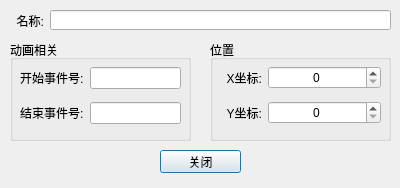
<?xml version="1.0" encoding="UTF-8"?>
<ui version="4.0">
 <class>CXAnimatePolylinePropterty</class>
 <widget class="QDialog" name="CXAnimatePolylinePropterty">
  <property name="geometry">
   <rect>
    <x>0</x>
    <y>0</y>
    <width>400</width>
    <height>188</height>
   </rect>
  </property>
  <property name="sizePolicy">
   <sizepolicy hsizetype="Fixed" vsizetype="Fixed">
    <horstretch>0</horstretch>
    <verstretch>0</verstretch>
   </sizepolicy>
  </property>
  <property name="minimumSize">
   <size>
    <width>400</width>
    <height>188</height>
   </size>
  </property>
  <property name="maximumSize">
   <size>
    <width>400</width>
    <height>188</height>
   </size>
  </property>
  <property name="windowTitle">
   <string>编辑属性</string>
  </property>
  <widget class="QLabel" name="nameLabel">
   <property name="geometry">
    <rect>
     <x>2</x>
     <y>10</y>
     <width>42</width>
     <height>21</height>
    </rect>
   </property>
   <property name="sizePolicy">
    <sizepolicy hsizetype="Fixed" vsizetype="Preferred">
     <horstretch>0</horstretch>
     <verstretch>0</verstretch>
    </sizepolicy>
   </property>
   <property name="minimumSize">
    <size>
     <width>42</width>
     <height>0</height>
    </size>
   </property>
   <property name="text">
    <string>名称:</string>
   </property>
   <property name="alignment">
    <set>Qt::AlignRight|Qt::AlignTrailing|Qt::AlignVCenter</set>
   </property>
  </widget>
  <widget class="QLineEdit" name="lineEdit_Name">
   <property name="geometry">
    <rect>
     <x>50</x>
     <y>10</y>
     <width>341</width>
     <height>20</height>
    </rect>
   </property>
  </widget>
  <widget class="QGroupBox" name="groupBox_2">
   <property name="geometry">
    <rect>
     <x>10</x>
     <y>40</y>
     <width>181</width>
     <height>101</height>
    </rect>
   </property>
   <property name="title">
    <string>动画相关</string>
   </property>
   <widget class="QWidget" name="layoutWidget">
    <property name="geometry">
     <rect>
      <x>10</x>
      <y>20</y>
      <width>161</width>
      <height>71</height>
     </rect>
    </property>
    <layout class="QGridLayout" name="gridLayout_2">
     <item row="0" column="0">
      <widget class="QLabel" name="eventNumberLabel">
       <property name="layoutDirection">
        <enum>Qt::RightToLeft</enum>
       </property>
       <property name="text">
        <string>开始事件号:</string>
       </property>
      </widget>
     </item>
     <item row="1" column="1">
      <widget class="QLineEdit" name="lineEdit_Event_Stop"/>
     </item>
     <item row="1" column="0">
      <widget class="QLabel" name="eventNumberLabel_2">
       <property name="layoutDirection">
        <enum>Qt::RightToLeft</enum>
       </property>
       <property name="text">
        <string>结束事件号:</string>
       </property>
      </widget>
     </item>
     <item row="0" column="1">
      <widget class="QLineEdit" name="lineEdit_Event_Start"/>
     </item>
    </layout>
   </widget>
  </widget>
  <widget class="QPushButton" name="btnOK">
   <property name="geometry">
    <rect>
     <x>160</x>
     <y>150</y>
     <width>81</width>
     <height>23</height>
    </rect>
   </property>
   <property name="text">
    <string>关闭</string>
   </property>
   <property name="default">
    <bool>true</bool>
   </property>
  </widget>
  <widget class="QGroupBox" name="groupBox">
   <property name="geometry">
    <rect>
     <x>210</x>
     <y>40</y>
     <width>181</width>
     <height>101</height>
    </rect>
   </property>
   <property name="title">
    <string>位置</string>
   </property>
   <widget class="QWidget" name="layoutWidget_2">
    <property name="geometry">
     <rect>
      <x>10</x>
      <y>20</y>
      <width>161</width>
      <height>71</height>
     </rect>
    </property>
    <layout class="QGridLayout" name="gridLayout">
     <item row="0" column="0">
      <widget class="QLabel" name="pos_X">
       <property name="sizePolicy">
        <sizepolicy hsizetype="Fixed" vsizetype="Preferred">
         <horstretch>0</horstretch>
         <verstretch>0</verstretch>
        </sizepolicy>
       </property>
       <property name="minimumSize">
        <size>
         <width>42</width>
         <height>0</height>
        </size>
       </property>
       <property name="layoutDirection">
        <enum>Qt::LeftToRight</enum>
       </property>
       <property name="text">
        <string>X坐标:</string>
       </property>
       <property name="alignment">
        <set>Qt::AlignRight|Qt::AlignTrailing|Qt::AlignVCenter</set>
       </property>
      </widget>
     </item>
     <item row="0" column="1">
      <widget class="QSpinBox" name="spinBox_X">
       <property name="alignment">
        <set>Qt::AlignCenter</set>
       </property>
       <property name="maximum">
        <number>1000</number>
       </property>
      </widget>
     </item>
     <item row="1" column="1">
      <widget class="QSpinBox" name="spinBox_Y">
       <property name="alignment">
        <set>Qt::AlignCenter</set>
       </property>
       <property name="maximum">
        <number>1000</number>
       </property>
      </widget>
     </item>
     <item row="1" column="0">
      <widget class="QLabel" name="pos_Y">
       <property name="sizePolicy">
        <sizepolicy hsizetype="Fixed" vsizetype="Preferred">
         <horstretch>0</horstretch>
         <verstretch>0</verstretch>
        </sizepolicy>
       </property>
       <property name="minimumSize">
        <size>
         <width>42</width>
         <height>0</height>
        </size>
       </property>
       <property name="layoutDirection">
        <enum>Qt::LeftToRight</enum>
       </property>
       <property name="text">
        <string>Y坐标:</string>
       </property>
       <property name="alignment">
        <set>Qt::AlignRight|Qt::AlignTrailing|Qt::AlignVCenter</set>
       </property>
      </widget>
     </item>
    </layout>
   </widget>
  </widget>
 </widget>
 <resources/>
 <connections/>
</ui>
